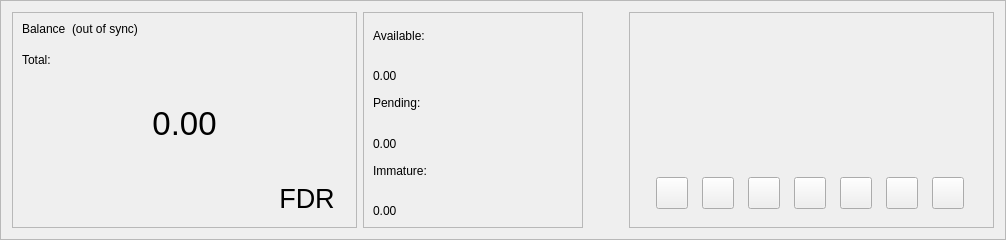
      <widget class="QFrame" name="frame_blue">
       <property name="enabled">
        <bool>true</bool>
       </property>
       <property name="sizePolicy">
        <sizepolicy hsizetype="Preferred" vsizetype="Preferred">
         <horstretch>0</horstretch>
         <verstretch>0</verstretch>
        </sizepolicy>
       </property>
       <property name="minimumSize">
        <size>
         <width>960</width>
         <height>220</height>
        </size>
       </property>
       <property name="maximumSize">
        <size>
         <width>16777215</width>
         <height>16777215</height>
        </size>
       </property>
       <property name="sizeIncrement">
        <size>
         <width>0</width>
         <height>0</height>
        </size>
       </property>
       <property name="baseSize">
        <size>
         <width>0</width>
         <height>500</height>
        </size>
       </property>
       <property name="frameShape">
        <enum>QFrame::StyledPanel</enum>
       </property>
       <property name="frameShadow">
        <enum>QFrame::Raised</enum>
       </property>
       <layout class="QHBoxLayout" name="horizontalLayout">
        <item>
         <widget class="QFrame" name="frame_blue_1">
          <property name="minimumSize">
           <size>
            <width>345</width>
            <height>200</height>
           </size>
          </property>
          <property name="maximumSize">
           <size>
            <width>16777215</width>
            <height>16777215</height>
           </size>
          </property>
          <property name="frameShape">
           <enum>QFrame::StyledPanel</enum>
          </property>
          <property name="frameShadow">
           <enum>QFrame::Raised</enum>
          </property>
          <layout class="QHBoxLayout" name="horizontalLayout_2">
           <item>
            <layout class="QVBoxLayout" name="verticalLayout">
             <item>
              <layout class="QHBoxLayout" name="horizontalLayout_3">
               <property name="spacing">
                <number>6</number>
               </property>
               <property name="sizeConstraint">
                <enum>QLayout::SetFixedSize</enum>
               </property>
               <item>
                <widget class="QLabel" name="label_5">
                 <property name="minimumSize">
                  <size>
                   <width>0</width>
                   <height>24</height>
                  </size>
                 </property>
                 <property name="maximumSize">
                  <size>
                   <width>16777215</width>
                   <height>24</height>
                  </size>
                 </property>
                 <property name="text">
                  <string>Balance</string>
                 </property>
                 <property name="alignment">
                  <set>Qt::AlignLeading|Qt::AlignLeft|Qt::AlignTop</set>
                 </property>
                </widget>
               </item>
               <item>
                <widget class="QLabel" name="labelWalletStatus">
                 <property name="minimumSize">
                  <size>
                   <width>0</width>
                   <height>24</height>
                  </size>
                 </property>
                 <property name="maximumSize">
                  <size>
                   <width>16777215</width>
                   <height>24</height>
                  </size>
                 </property>
                 <property name="text">
                  <string>(out of sync)</string>
                 </property>
                 <property name="alignment">
                  <set>Qt::AlignLeading|Qt::AlignLeft|Qt::AlignTop</set>
                 </property>
                </widget>
               </item>
               <item>
                <spacer name="horizontalSpacer">
                 <property name="orientation">
                  <enum>Qt::Horizontal</enum>
                 </property>
                 <property name="sizeHint" stdset="0">
                  <size>
                   <width>40</width>
                   <height>20</height>
                  </size>
                 </property>
                </spacer>
               </item>
              </layout>
             </item>
             <item>
              <widget class="QLabel" name="labelTotalText">
               <property name="maximumSize">
                <size>
                 <width>16777215</width>
                 <height>15</height>
                </size>
               </property>
               <property name="text">
                <string>Total:</string>
               </property>
              </widget>
             </item>
             <item>
              <widget class="QLabel" name="labelTotal">
               <property name="sizePolicy">
                <sizepolicy hsizetype="Preferred" vsizetype="Preferred">
                 <horstretch>0</horstretch>
                 <verstretch>0</verstretch>
                </sizepolicy>
               </property>
               <property name="minimumSize">
                <size>
                 <width>0</width>
                 <height>100</height>
                </size>
               </property>
               <property name="maximumSize">
                <size>
                 <width>16777215</width>
                 <height>100</height>
                </size>
               </property>
               <property name="font">
                <font>
                 <pointsize>25</pointsize>
                 <weight>50</weight>
                 <bold>false</bold>
                </font>
               </property>
               <property name="mouseTracking">
                <bool>false</bool>
               </property>
               <property name="text">
                <string>0.00</string>
               </property>
               <property name="alignment">
                <set>Qt::AlignCenter</set>
               </property>
              </widget>
             </item>
             <item>
              <layout class="QHBoxLayout" name="horizontalLayout_11">
               <item>
                <spacer name="horizontalSpacer_8">
                 <property name="orientation">
                  <enum>Qt::Horizontal</enum>
                 </property>
                 <property name="sizeHint" stdset="0">
                  <size>
                   <width>40</width>
                   <height>20</height>
                  </size>
                 </property>
                </spacer>
               </item>
               <item>
                <widget class="QPushButton" name="blabel_fdreserve">
                 <property name="font">
                  <font>
                   <pointsize>20</pointsize>
                   <italic>false</italic>
                   <kerning>true</kerning>
                  </font>
                 </property>
                 <property name="cursor">
                  <cursorShape>PointingHandCursor</cursorShape>
                 </property>
                 <property name="text">
                  <string>FDR</string>
                 </property>
                 <property name="flat">
                  <bool>true</bool>
                 </property>
                </widget>
               </item>
              </layout>
             </item>
            </layout>
           </item>
          </layout>
         </widget>
        </item>
        <item>
         <widget class="QFrame" name="frame_blue_2">
          <property name="minimumSize">
           <size>
            <width>220</width>
            <height>200</height>
           </size>
          </property>
          <property name="maximumSize">
           <size>
            <width>16777215</width>
            <height>16777215</height>
           </size>
          </property>
          <property name="frameShape">
           <enum>QFrame::StyledPanel</enum>
          </property>
          <property name="frameShadow">
           <enum>QFrame::Raised</enum>
          </property>
          <layout class="QVBoxLayout" name="verticalLayout_3">
           <item>
            <layout class="QVBoxLayout" name="verticalLayout_2">
             <item>
              <widget class="QLabel" name="labelBalanceText">
               <property name="text">
                <string>Available:</string>
               </property>
              </widget>
             </item>
             <item>
              <layout class="QHBoxLayout" name="horizontalLayout_4">
               <item>
                <widget class="QLabel" name="labelBalance">
                 <property name="text">
                  <string>0.00</string>
                 </property>
                 <property name="alignment">
                  <set>Qt::AlignBottom|Qt::AlignLeading|Qt::AlignLeft</set>
                 </property>
                </widget>
               </item>
               <item>
                <spacer name="horizontalSpacer_3">
                 <property name="orientation">
                  <enum>Qt::Horizontal</enum>
                 </property>
                 <property name="sizeHint" stdset="0">
                  <size>
                   <width>40</width>
                   <height>20</height>
                  </size>
                 </property>
                </spacer>
               </item>
              </layout>
             </item>
             <item>
              <widget class="QLabel" name="labelPendingText">
               <property name="text">
                <string>Pending:</string>
               </property>
              </widget>
             </item>
             <item>
              <layout class="QHBoxLayout" name="horizontalLayout_5">
               <item>
                <widget class="QLabel" name="labelUnconfirmed">
                 <property name="text">
                  <string>0.00</string>
                 </property>
                 <property name="alignment">
                  <set>Qt::AlignBottom|Qt::AlignLeading|Qt::AlignLeft</set>
                 </property>
                </widget>
               </item>
               <item>
                <spacer name="horizontalSpacer_4">
                 <property name="orientation">
                  <enum>Qt::Horizontal</enum>
                 </property>
                 <property name="sizeHint" stdset="0">
                  <size>
                   <width>40</width>
                   <height>20</height>
                  </size>
                 </property>
                </spacer>
               </item>
              </layout>
             </item>
             <item>
              <widget class="QLabel" name="labelImmatureText">
               <property name="text">
                <string>Immature:</string>
               </property>
              </widget>
             </item>
             <item>
              <layout class="QHBoxLayout" name="horizontalLayout_6">
               <item>
                <widget class="QLabel" name="labelImmature">
                 <property name="text">
                  <string>0.00</string>
                 </property>
                 <property name="alignment">
                  <set>Qt::AlignBottom|Qt::AlignLeading|Qt::AlignLeft</set>
                 </property>
                </widget>
               </item>
               <item>
                <spacer name="horizontalSpacer_5">
                 <property name="orientation">
                  <enum>Qt::Horizontal</enum>
                 </property>
                 <property name="sizeHint" stdset="0">
                  <size>
                   <width>40</width>
                   <height>20</height>
                  </size>
                 </property>
                </spacer>
               </item>
              </layout>
             </item>
            </layout>
           </item>
          </layout>
         </widget>
        </item>
        <item>
         <spacer name="horizontalSpacer_9">
          <property name="orientation">
           <enum>Qt::Horizontal</enum>
          </property>
          <property name="sizeHint" stdset="0">
           <size>
            <width>40</width>
            <height>20</height>
           </size>
          </property>
         </spacer>
        </item>
        <item>
         <widget class="QFrame" name="frame_blue_3">
          <property name="minimumSize">
           <size>
            <width>345</width>
            <height>200</height>
           </size>
          </property>
          <property name="maximumSize">
           <size>
            <width>16777215</width>
            <height>16777215</height>
           </size>
          </property>
          <property name="frameShape">
           <enum>QFrame::StyledPanel</enum>
          </property>
          <property name="frameShadow">
           <enum>QFrame::Raised</enum>
          </property>
          <layout class="QVBoxLayout" name="verticalLayout_5">
           <item>
            <widget class="QFrame" name="frame_logo_horizontal">
             <property name="minimumSize">
              <size>
               <width>345</width>
               <height>140</height>
              </size>
             </property>
            </widget>
           </item>
           <item>
            <widget class="QFrame" name="button_logo_horizontal">
             <property name="minimumSize">
              <size>
               <width>345</width>
               <height>50</height>
              </size>
             </property>
             <layout class="QHBoxLayout" name="horizontalLayout_10">
              <item>
               <widget class="QPushButton" name="pushButton_Website">
                <property name="minimumSize">
                 <size>
                  <width>32</width>
                  <height>32</height>
                 </size>
                </property>
                <property name="maximumSize">
                 <size>
                  <width>32</width>
                  <height>32</height>
                 </size>
                </property>
                <property name="icon">
                 <iconset>
                  <normaloff>:/icons/website</normaloff>:/icons/website</iconset>
                </property>
                <property name="iconSize">
                 <size>
                  <width>32</width>
                  <height>32</height>
                 </size>
                </property>
               </widget>
              </item>
              <item>
               <widget class="QPushButton" name="pushButton_Discord">
                <property name="minimumSize">
                 <size>
                  <width>32</width>
                  <height>32</height>
                 </size>
                </property>
                <property name="maximumSize">
                 <size>
                  <width>32</width>
                  <height>32</height>
                 </size>
                </property>
                <property name="icon">
                 <iconset>
                  <normaloff>:/icons/discord</normaloff>:/icons/discord</iconset>
                </property>
                <property name="iconSize">
                 <size>
                  <width>32</width>
                  <height>32</height>
                 </size>
                </property>
               </widget>
              </item>
              <item>
               <widget class="QPushButton" name="pushButton_Telegram">
                <property name="minimumSize">
                 <size>
                  <width>32</width>
                  <height>32</height>
                 </size>
                </property>
                <property name="maximumSize">
                 <size>
                  <width>32</width>
                  <height>32</height>
                 </size>
                </property>
                <property name="icon">
                 <iconset>
                  <normaloff>:/icons/telegram</normaloff>:/icons/telegram</iconset>
                </property>
                <property name="iconSize">
                 <size>
                  <width>32</width>
                  <height>32</height>
                 </size>
                </property>
               </widget>
              </item>
              <item>
               <widget class="QPushButton" name="pushButton_Twitter">
                <property name="minimumSize">
                 <size>
                  <width>32</width>
                  <height>32</height>
                 </size>
                </property>
                <property name="maximumSize">
                 <size>
                  <width>32</width>
                  <height>32</height>
                 </size>
                </property>
                <property name="icon">
                 <iconset>
                  <normaloff>:/icons/twitter</normaloff>:/icons/twitter</iconset>
                </property>
                <property name="iconSize">
                 <size>
                  <width>32</width>
                  <height>32</height>
                 </size>
                </property>
               </widget>
              </item>
              <item>
               <widget class="QPushButton" name="pushButton_Facebook">
                <property name="minimumSize">
                 <size>
                  <width>32</width>
                  <height>32</height>
                 </size>
                </property>
                <property name="maximumSize">
                 <size>
                  <width>32</width>
                  <height>32</height>
                 </size>
                </property>
                <property name="icon">
                 <iconset>
                  <normaloff>:/icons/facebook</normaloff>:/icons/facebook</iconset>
                </property>
                <property name="iconSize">
                 <size>
                  <width>32</width>
                  <height>32</height>
                 </size>
                </property>
               </widget>
              </item>
              <item>
               <widget class="QPushButton" name="pushButton_Medium">
                <property name="minimumSize">
                 <size>
                  <width>32</width>
                  <height>32</height>
                 </size>
                </property>
                <property name="maximumSize">
                 <size>
                  <width>32</width>
                  <height>32</height>
                 </size>
                </property>
                <property name="icon">
                 <iconset>
                  <normaloff>:/icons/medium</normaloff>:/icons/medium</iconset>
                </property>
                <property name="iconSize">
                 <size>
                  <width>32</width>
                  <height>32</height>
                 </size>
                </property>
               </widget>
              </item>
              <item>
               <widget class="QPushButton" name="pushButton_Explorer">
                <property name="minimumSize">
                 <size>
                  <width>32</width>
                  <height>32</height>
                 </size>
                </property>
                <property name="maximumSize">
                 <size>
                  <width>32</width>
                  <height>32</height>
                 </size>
                </property>
                <property name="icon">
                 <iconset>
                  <normaloff>:/icons/explorer</normaloff>:/icons/explorer</iconset>
                </property>
                <property name="iconSize">
                 <size>
                  <width>32</width>
                  <height>32</height>
                 </size>
                </property>
               </widget>
              </item>
             </layout>
            </widget>
           </item>
          </layout>
         </widget>
        </item>
       </layout>
      </widget>
